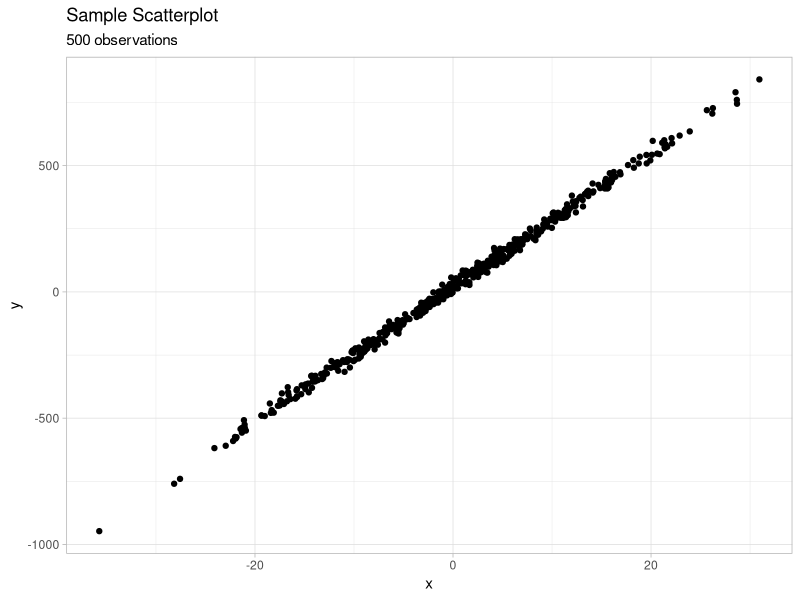
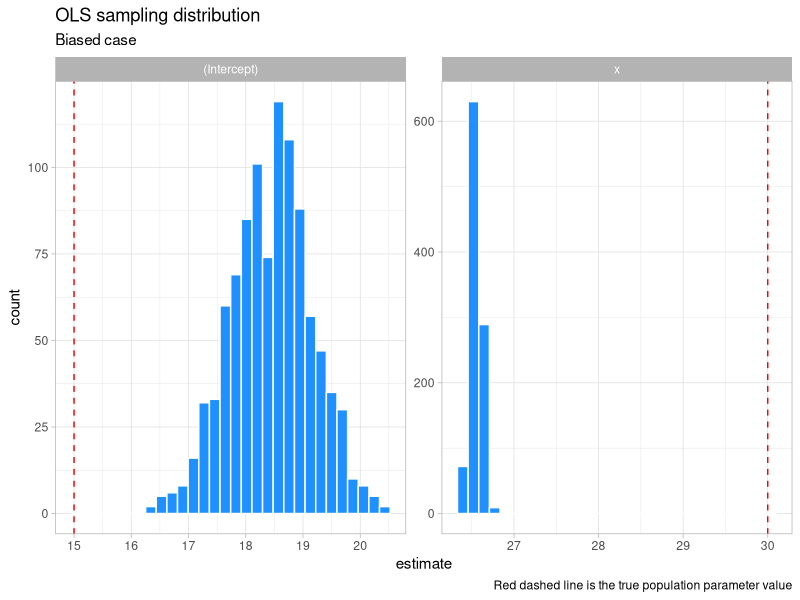

These figures' R source, in order:
## ---- chunk 1
library(dplyr)
library(ggplot2)
library(tidyr)
library(purrr)
theme_set(theme_light())
## ---- chunk 2
set.seed(123)
N = 1000000
v=rnorm(N,0,1)
w=rnorm(N,0,1)
x = rnorm(N, 1 , 4) + 10*v
error = 0-40*v+10*sqrt(1-0.8^2)*w  
y = 15 + 30*x + error
population <- tibble(y,x) 
## ---- chunk 3
n <- 500
sample <- sample_n(population, n)
## ---- chunk 4
sample %>% 
  ggplot(aes(x,y)) +
  geom_point() + 
  labs(title = "Sample Scatterplot",
       subtitle = paste(n, "observations"))
## ---- chunk 5
set.seed(123)
temp <- list()
ntrials <- 1000
for (i in 1:ntrials){
  temp[[i]] <- sample_n(population, n)
}

samples <- tibble(data = temp, idx=1:ntrials)

## ---- chunk 6
DF_coeffs <- samples %>% 
  mutate(model = map(data, ~lm(y~x,data=.))) %>% 
  mutate(coeff = map(model, broom::tidy)) %>% 
  unnest(coeff)
DF_coeffs
## ---- chunk 7
DF_coeffs %>% 
  mutate(trueval = ifelse(term=="x", 30,15)) %>% 
  select(idx, term, estimate, trueval) %>% 
  ggplot(aes(x=estimate))+
  geom_histogram(fill="dodgerblue", color = "white")+
  geom_vline(aes(xintercept = trueval), linetype="dashed", color = "red")+
  facet_wrap(~term, scales="free")+
  labs(title = "OLS sampling distribution",
       subtitle = "Biased case",
       caption = "Red dashed line is the true population parameter value")
